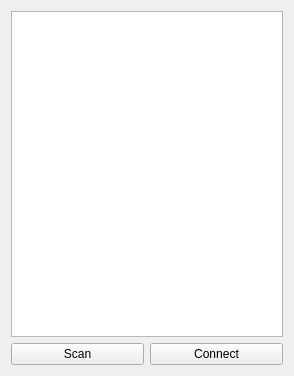
<?xml version="1.0" encoding="UTF-8"?>
<ui version="4.0">
 <class>bt</class>
 <widget class="QWidget" name="bt">
  <property name="geometry">
   <rect>
    <x>0</x>
    <y>0</y>
    <width>294</width>
    <height>376</height>
   </rect>
  </property>
  <property name="windowTitle">
   <string>Form</string>
  </property>
  <layout class="QVBoxLayout" name="verticalLayout">
   <item>
    <widget class="QTreeView" name="view"/>
   </item>
   <item>
    <layout class="QHBoxLayout" name="horizontalLayout_7">
     <item>
      <widget class="QPushButton" name="btn_scan">
       <property name="text">
        <string>Scan</string>
       </property>
      </widget>
     </item>
     <item>
      <widget class="QPushButton" name="btn_connect">
       <property name="text">
        <string>Connect</string>
       </property>
      </widget>
     </item>
    </layout>
   </item>
  </layout>
 </widget>
 <resources/>
 <connections/>
</ui>
